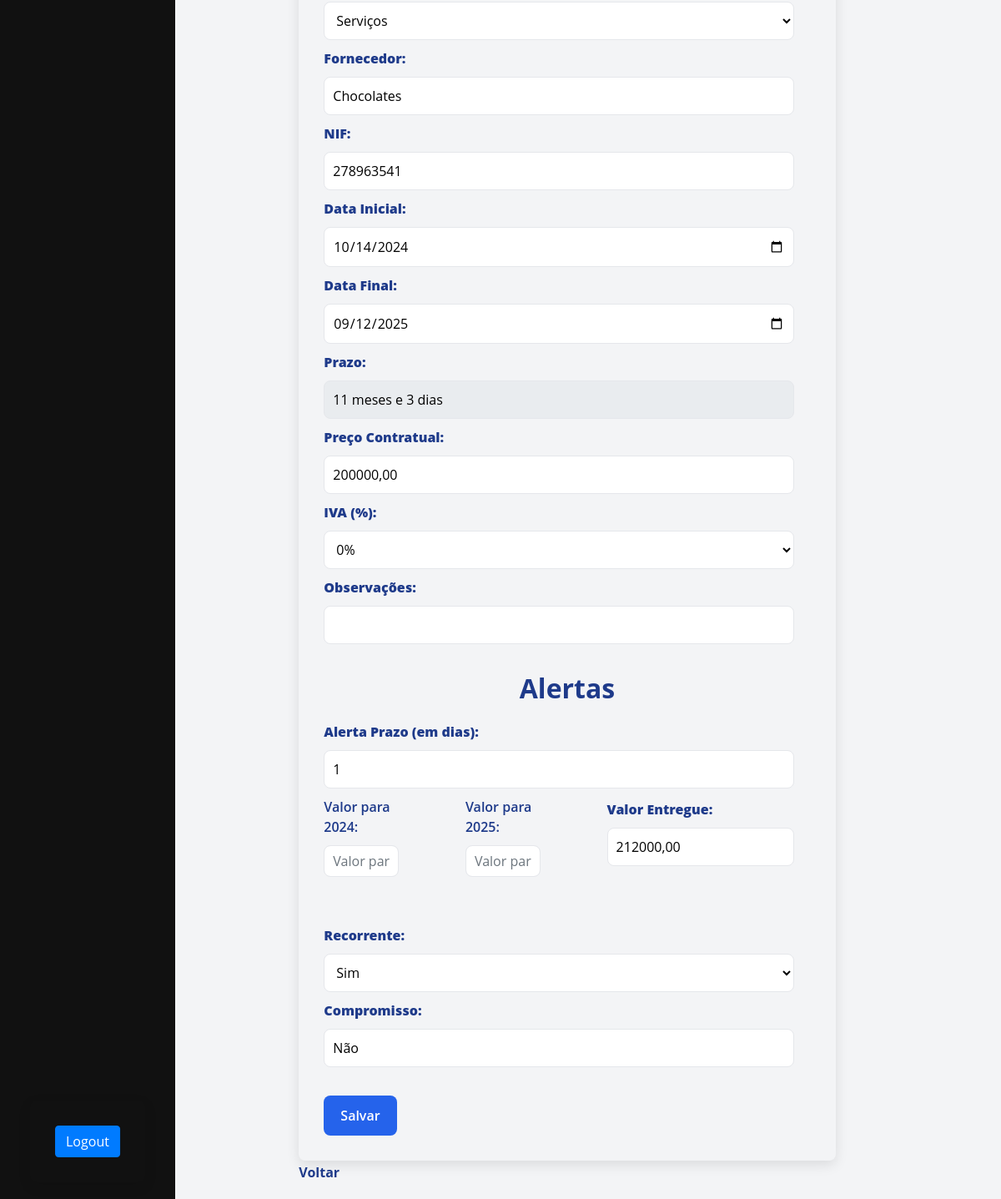
Before: /contrato_info/2/ (signed in, lower part) with the older database file.
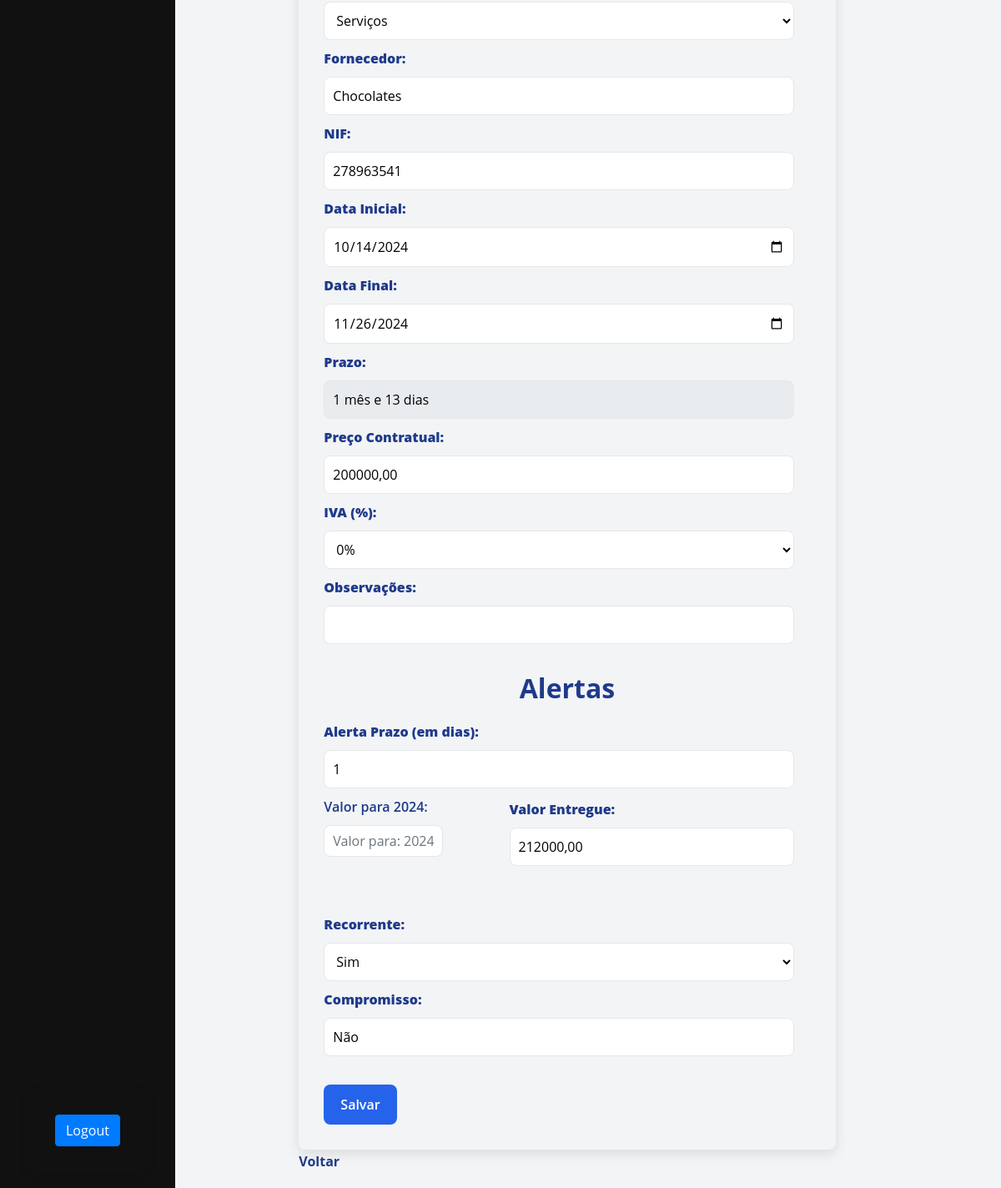
After: the same page with the newer database file.
### main/models.py (models this page shows, shortened)
class Contract(models.Model):
    user = models.ForeignKey(User, on_delete=models.CASCADE)
    objeto = models.CharField(max_length=255)
    procedimento = models.CharField(max_length=255)
    tipo_produto = models.CharField(max_length=255)
    numero = models.CharField(max_length=100)
    tipo_contrato = models.CharField(max_length=100)
    fornecedor = models.CharField(max_length=255)
    nif = models.CharField(max_length=100)
    data_inicial = models.DateField()
    data_final = models.DateField()
    prazo = models.CharField(max_length=255)
    preco_contratual = models.DecimalField(max_digits=10, decimal_places=2)
    iva = models.CharField(max_length=100)
    valor_total = models.DecimalField(max_digits=10, decimal_places=2)
    observacao = models.TextField(blank=True, null=True)
    valor_entregue = models.DecimalField(max_digits=10, decimal_places=2)
    recorrente = models.BooleanField(default=False)
    compromisso = models.BooleanField(default=False)
    uploaded_file = models.ForeignKey(UploadedFile, on_delete=models.CASCADE)
    plurianual = models.TextField(blank=True, null=True)
    estado = models.BooleanField(default=True)
    alerta_prazo = models.CharField(max_length=100)

### main/views.py (the view, shortened to what this page needs)
# urls.py: path('contrato_info/<int:file_id>/', views.contrato_info, name='contrato_info'),
def contrato_info(request, file_id):
    uploaded_file = UploadedFile.objects.get(id=file_id, user=request.user)
    tem_contrato = Contract.objects.filter(user=request.user).exists() if request.user.is_authenticated else False
    contract = Contract.objects.filter(uploaded_file=uploaded_file, user=request.user).first()
    estado = True
    anos_plurianual = []
    if contract and contract.data_inicial and contract.data_final:
        ano_inicial = contract.data_inicial.year
        ano_final = contract.data_final.year
        anos_plurianual = list(range(ano_inicial, ano_final + 1))
    plurianual_values = {}
    if contract and contract.plurianual:
        try:
            plurianual_values = json.loads(contract.plurianual)
        except (json.JSONDecodeError, TypeError):
            plurianual_values = {}
    return render(request, 'main/contrato_info.html', {
        'uploaded_file': uploaded_file,
        "tem_contrato": tem_contrato,
        "contract": contract,
        "objeto": contract.objeto if contract else '',
        "procedimento": contract.procedimento if contract else '',
        "tipo_produto": contract.tipo_produto if contract else '',
        "numero": contract.numero if contract else '',
        "tipo_contrato": contract.tipo_contrato if contract else '',
        "fornecedor": contract.fornecedor if contract else '',
        "nif": contract.nif if contract else '',
        "data_inicial": contract.data_inicial if contract else '',
        "data_final": contract.data_final if contract else '',
        "prazo": contract.prazo if contract else '',
        "preco_contratual": contract.preco_contratual if contract else '',
        "observacao": contract.observacao if contract else '',
        "valor_entregue": contract.valor_entregue if contract else '',
        "iva": contract.iva if contract else '',
        "valor_total": contract.valor_total if contract else '',
        "recorrente": 'Sim' if contract and contract.recorrente else 'Não',
        "compromisso": 'Sim' if contract and contract.compromisso else 'Não',
        "plurianual": contract.plurianual if contract else '',
        "estado": contract.estado if contract else True,
        "alerta_prazo": contract.alerta_prazo if contract else '',
        "plurianual_values": plurianual_values,
        "plurianual": contract.plurianual if contract else '',
        "anos_plurianual": anos_plurianual,
    })

### main/templatetags/custom_filters.py (called while the page is built)
@register.filter(name='get_item')
def get_item(dictionary, key):
    if isinstance(dictionary, dict):
        return dictionary.get(str(key))
    return None

### main/templatetags/custom_tags.py (called while the page is built)
@register.simple_tag
def saudacao_e_hora(user):
    current_time = now()
    hour = current_time.hour
    if 5 <= hour < 12:
        greeting = "Bom dia"
    elif 12 <= hour < 18:
        greeting = "Boa tarde"
    else:
        greeting = "Boa noite"
    nome = user.username
    return f"{greeting}, {nome}! Agora são {current_time.strftime('%H:%M')}"

### main/templates/main/contrato_info.html (shortened to what this page needs)
{% extends 'main/base.html' %}
{% load custom_filters %}
{% block content %}
<!DOCTYPE html>
<html lang="pt-PT">
<head>
</head>
<body>
    <form method="POST" action="{% url 'contrato_info' file_id=uploaded_file.id %}">
        <select id="tipo_contrato" name="tipo_contrato">
            <option value="Serviços" {% if tipo_contrato == "Serviços" %}selected{% endif %}>Serviços</option>
        </select>
        <label for="fornecedor"><strong>Fornecedor:</strong></label>
        <input type="text" id="fornecedor" name="fornecedor" required value="{{ fornecedor }}">
        <label for="nif"><strong>NIF:</strong></label>
        <input type="text" id="nif" name="nif" pattern="\d{9}" maxlength="9" title="Apenas 9 números" required value="{{ nif }}">
        <label for="data_inicial"><strong>Data Inicial:</strong></label>
        <input type="date" id="data_inicial" name="data_inicial" required value="{{ data_inicial|date:'Y-m-d' }}">
        <label for="data_final"><strong>Data Final:</strong></label>
        <input type="date" id="data_final" name="data_final" required value="{{ data_final|date:'Y-m-d' }}">
        <label for="prazo"><strong>Prazo:</strong></label>
        <input type="text" id="prazo" name="prazo" size="20" readonly style="background-color: #e9ecef; margin-right: 15px;" value="{{ prazo }}">
        <label for="preco_contratual"><strong>Preço Contratual:</strong></label>
        <input type="text" id="preco_contratual" name="preco_contratual" required value="{{ preco_contratual }}">
        <label for="iva"><strong>IVA (%):</strong></label>
        <select id="iva" name="iva">
            <option value="0%" {% if tipo_contrato == "0%" %}selected{% endif %}>0%</option>
        </select>
        <label for="observacao"><strong>Observações:</strong></label>
        <input type="text" id="observacao" name="observacao" size="60">
        <br><br>
        <h1>Alertas</h1>
        <label for="alerta_prazo"><strong>Alerta Prazo (em dias):</strong></label>
        <input type="text" id="alerta_prazo" name="alerta_prazo" pattern="\d+" title="Apenas números" required value="{{ alerta_prazo }}">
        <div style="display: flex; gap: 60px; align-items: flex-start;">
            {% if anos_plurianual %}
        {% for year in anos_plurianual %}
            <div class="plurianual-year-input">
                <label for="plurianual_valor_{{ year }}">Valor para {{ year }}:</label>
                <input
                    type="text"
                    id="plurianual_valor_{{ year }}"
                    name="plurianual_valor_{{ year }}"
                    class="form-control"
                    value="{{ plurianual_values|get_item:year|default_if_none:'' }}"
                    placeholder="Valor para: {{ year }}"
                >
            </div>
        {% endfor %}
    {% else %}
        <p>Selecione uma data inicial e final para definir os anos plurianuais.</p>
    {% endif %}
            <div style="display: flex; flex-direction: column;">
                <label for="valor_entregue" style="margin-top: 3px;"><strong>Valor Entregue:</strong></label>
                <input type="text" id="valor_entregue" name="valor_entregue" size="50" required value="{{ valor_entregue }}">
            </div>
        </div>
        <br><br>
        <label for="compromisso"><strong>Recorrente:</strong></label>
        <select id="compromisso" name="compromisso">
            <option value="Sim">Sim</option>
        </select>
        <label for="compromisso"><strong>Compromisso:</strong></label>
        <input type="text" id="compromisso" name="compromisso" size="30" required value="{{ compromisso }}">
        <br><br>
        <button type="submit" class="btn-salv" id="btn-salv">Salvar</button>
    </form>
    <a href="/">Voltar</a>
</body>
</html>
{% endblock %}

Changed rows visible on the page:
changed Contract "Serviços": data_final "09/12/2025" → "11/26/2024"; prazo "11 meses e 3 dias" → "1 mês e 13 dias"
Other visible differences:
list line gone: "Valor para 2025 : Valor para: 2025"
